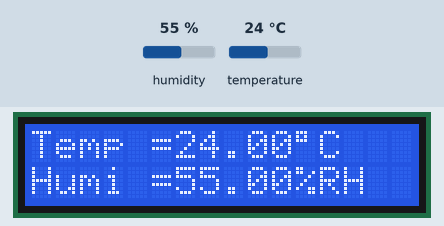
This sketch was run on a simulated Arduino Nano, built with avr-gcc and run on an emulated ATmega328P. Shown: 16×2 character LCD. The inputs (shaded band) are chosen by the test bench; at power-on: humidity 55 %, temperature 24 °C. What the sketch prints to the serial monitor is not drawn.

Above: at 1.2 s.
1.3 s: humidity set to 22 %
At 2.6 s:
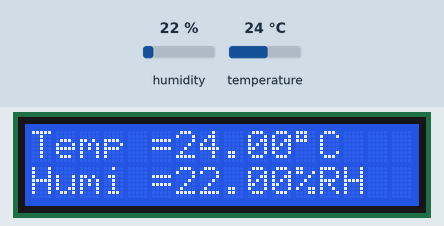
6.8 s: temperature set to 12 °C
At 9.9 s:
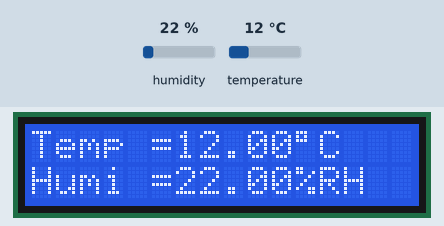
10.0 s: humidity set to 40 %
At 11.0 s:
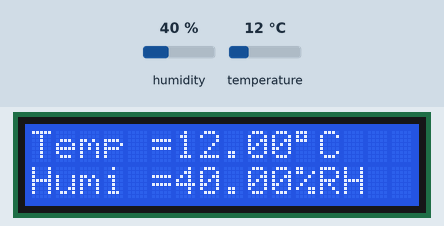
12.8 s: temperature set to 19 °C
At 15.6 s:
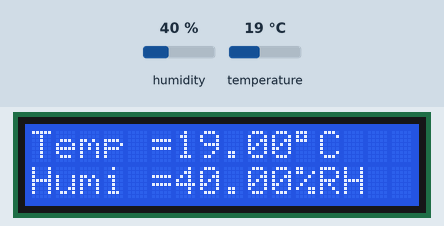
Timing chart, 0 to 17.1 s (numbered marks = the images above; inputs shaded):
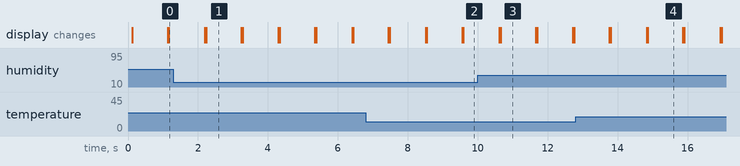

The sketch:

DHT_11_MONITORING_SUHU.ino
```cpp
/*********************************
 * Monitoring Suhu Kelembaban
 * Sensor : DHT11
 * Board  : Arduino Nano
 * Output : Serial (9600)
 * DOUT -> pin 4
*********************************/

#include <LiquidCrystal_I2C.h>
#include <DHT.h> //library DHT
#define DHTPIN 4 //pin DATA konek ke pin 4 Arduino
#define DHTTYPE DHT11 //tipe sensor DHT11
DHT dht(DHTPIN, DHTTYPE); //set sensor + koneksi pin
LiquidCrystal_I2C lcd(0x27, 16, 2);

void setup()
{
  Serial.begin(9600); //baud 9600
  dht.begin();
  lcd.begin();

}

void loop()
{
  float kelembaban = dht.readHumidity();
  float suhu = dht.readTemperature();

  Serial.print("Suhu=");  //kirim serial "Suhu"
  lcd.clear();
  delay (10);
  lcd.setCursor(0, 0);
  lcd.print("Temp =");  //kirim serial "Suhu"
  lcd.print(suhu);
  Serial.print(suhu);     //kirim serial nilai suhu
  lcd.print((char)223); // menampilkan karakter derajat pada LCD
  lcd.print("C"); //Satuan Derajat Suhu
  Serial.println("*C"); //Satuan Derajat Suhu

  lcd.setCursor(0, 1);
  lcd.print("Humi =");     //kirim serial nilai kelembaban
  lcd.print(kelembaban);
  lcd.print("%RH");  //kirim serial "%RH"
  Serial.print("Humi=");  //kirim serial "Humi"
  Serial.print(kelembaban);     //kirim serial nilai kelembaban
  Serial.println("%RH");  //kirim serial "%RH"
  delay(1000);            //tunda 1 detik untuk pembacaan berikutnya
}
```

Measured:
- after the input at 1.3 s, the display: first differs from a run without the input after 0.93 s (image 1)
- after the input at 6.8 s, the display: first differs from a run without the input after 1.7 s (image 2)
- after the input at 10.0 s, the display: first differs from a run without the input after 0.66 s (image 3)
- after the input at 12.8 s, the display: first differs from a run without the input after 2.1 s (image 4)
- what the display in image 1 shows lasts 1.0 s, from 2.2 s to 3.2 s
